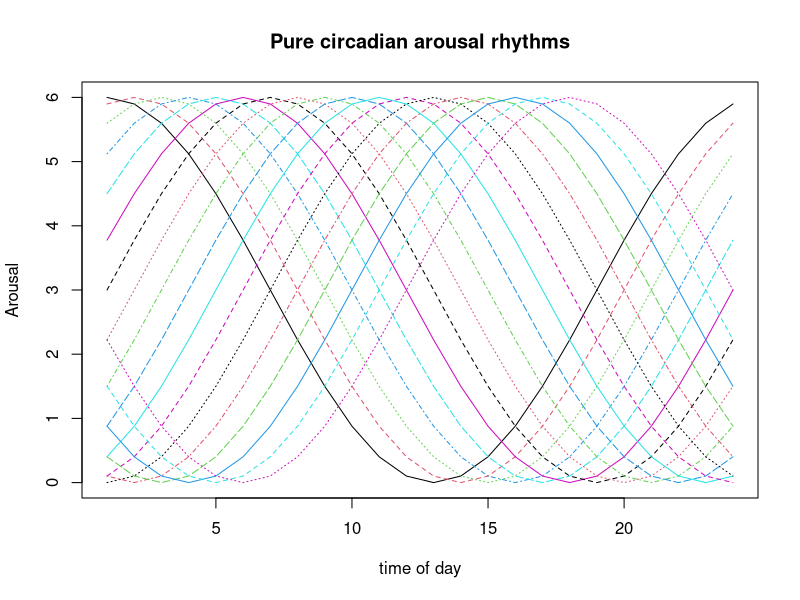
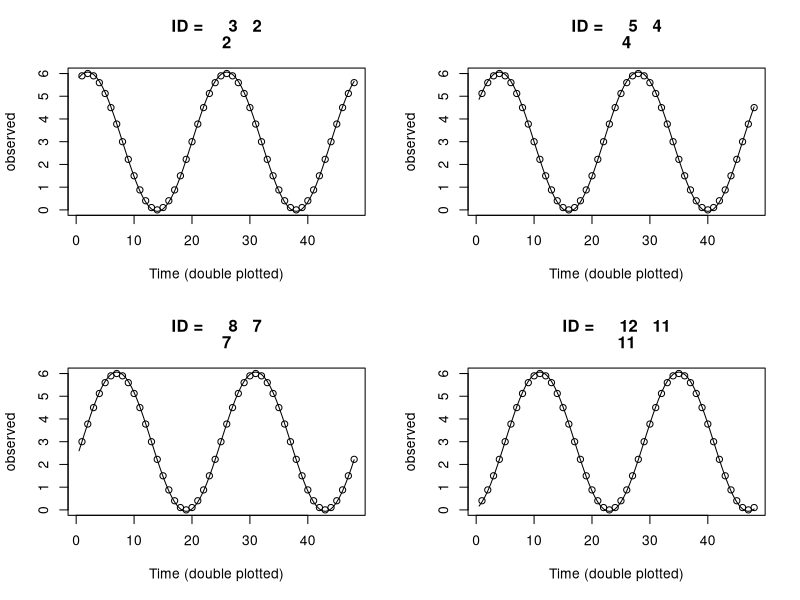
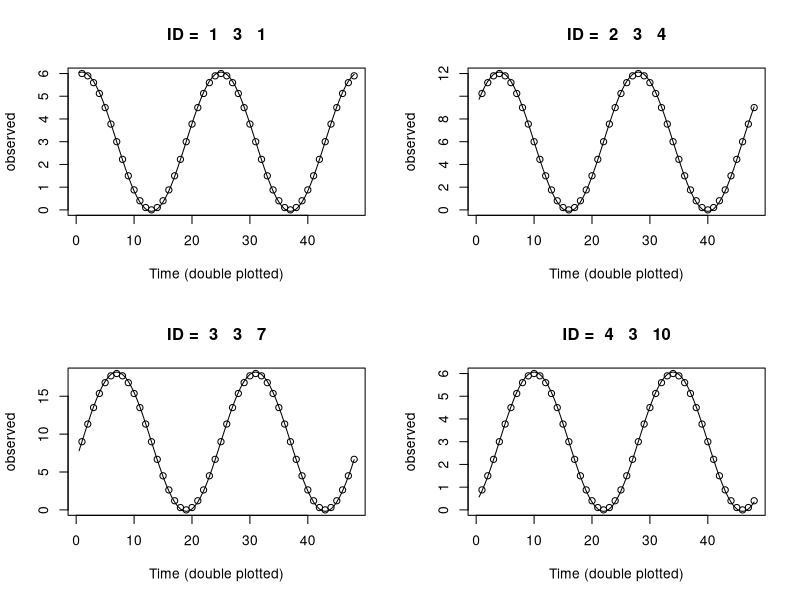
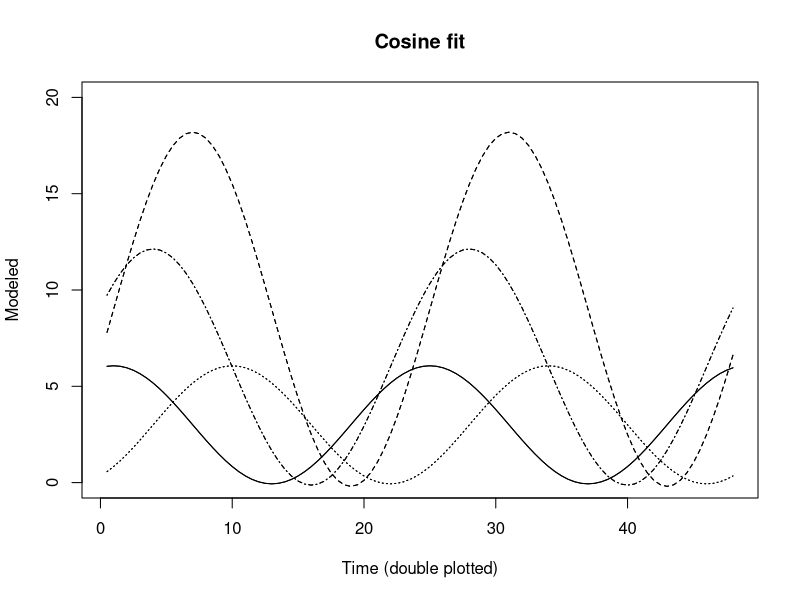
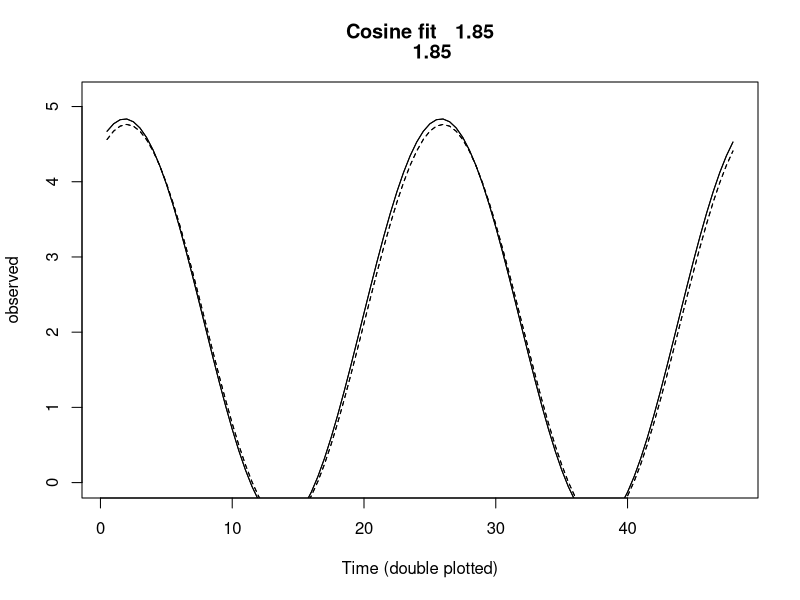

Write R code to recreate these figures, in order.
library(psych)


### Name: cosinor
### Title: Functions for analysis of circadian or diurnal data
### Aliases: cosinor circadian.phase cosinor.plot cosinor.period
###   circadian.mean circadian.sd circadian.cor circadian.linear.cor
###   circadian.stats circadian.F circadian.reliability circular.mean
###   circular.cor
### Keywords: multivariate

### ** Examples

time <- seq(1:24) #create a 24 hour time
pure <- matrix(time,24,18) 
colnames(pure) <- paste0("H",1:18)
pure <- data.frame(time,cos((pure - col(pure))*pi/12)*3 + 3)
    #18 different phases but scaled to 0-6  match mood data
matplot(pure[-1],type="l",main="Pure circadian arousal rhythms",
    xlab="time of day",ylab="Arousal") 
op <- par(mfrow=c(2,2))
 cosinor.plot(1,3,pure)
 cosinor.plot(1,5,pure)
 cosinor.plot(1,8,pure)
 cosinor.plot(1,12,pure)

p <- cosinor(pure) #find the acrophases (should match the input)

#now, test finding the acrophases for  different subjects on 3 variables
#They should be the first 3, second 3, etc. acrophases of pure
pp <- matrix(NA,nrow=6*24,ncol=4)
pure <- as.matrix(pure)
pp[,1] <- rep(pure[,1],6)
pp[1:24,2:4] <- pure[1:24,2:4] 
pp[25:48,2:4] <- pure[1:24,5:7] *2   #to test different variances
pp[49:72,2:4] <- pure[1:24,8:10] *3
pp[73:96,2:4] <- pure[1:24,11:13]
pp[97:120,2:4] <- pure[1:24,14:16]
pp[121:144,2:4] <- pure[1:24,17:19]
pure.df <- data.frame(ID = rep(1:6,each=24),pp)
colnames(pure.df) <- c("ID","Time",paste0("V",1:3))
cosinor("Time",3:5,"ID",pure.df)

op <- par(mfrow=c(2,2))
 cosinor.plot(2,3,pure.df,IDloc=1,ID="1")
 cosinor.plot(2,3,pure.df,IDloc=1,ID="2")
 cosinor.plot(2,3,pure.df,IDloc=1,ID="3")
 cosinor.plot(2,3,pure.df,IDloc=1,ID="4")
 
 #now, show those in one panel as spagetti plots
op <- par(mfrow=c(1,1))
cosinor.plot(2,3,pure.df,IDloc=1,ID="1",multi=TRUE,ylim=c(0,20),ylab="Modeled")
 cosinor.plot(2,3,pure.df,IDloc=1,ID="2",multi=TRUE,add=TRUE,lty="dotdash")
 cosinor.plot(2,3,pure.df,IDloc=1,ID="3",multi=TRUE,add=TRUE,lty="dashed")
 cosinor.plot(2,3,pure.df,IDloc=1,ID="4",multi=TRUE,add=TRUE,lty="dotted")

set.seed(42)   #what else?
noisy <- pure
noisy[,2:19]<- noisy[,2:19] + rnorm(24*18,0,.2)

n <- cosinor(time,noisy) #add a bit of noise

small.pure <- pure[c(8,11,14,17,20,23),]
small.noisy <- noisy[c(8,11,14,17,20,23),]
small.time <- c(8,11,14,17,20,23)

cosinor.plot(1,3,small.pure,multi=TRUE)
cosinor.plot(1,3,small.noisy,multi=TRUE,add=TRUE,lty="dashed")

         
# sp <- cosinor(small.pure)
# spo <- cosinor(small.pure,opti=TRUE) #iterative fit
# sn <- cosinor(small.noisy) #linear
# sno <- cosinor(small.noisy,opti=TRUE) #iterative
# sum.df <- data.frame(pure=p,noisy = n, small=sp,small.noise = sn, 
#         small.opt=spo,small.noise.opt=sno)
# round(sum.df,2)
# round(circadian.cor(sum.df[,c(1,3,5,7,9,11)]),2)  #compare alternatives 
# 
# #now, lets form three "subjects" and show how the grouping variable works
# mixed.df <- rbind(small.pure,small.noisy,noisy)
# mixed.df <- data.frame(ID=c(rep(1,6),rep(2,6),rep(3,24)),
#           time=c(rep(c(8,11,14,17,20,23),2),1:24),mixed.df)
# group.df <- cosinor(angle="time",x=2:20,code="ID",data=mixed.df)
# round(group.df,2)  #compare these values to the sp,sn,and n values done separately
